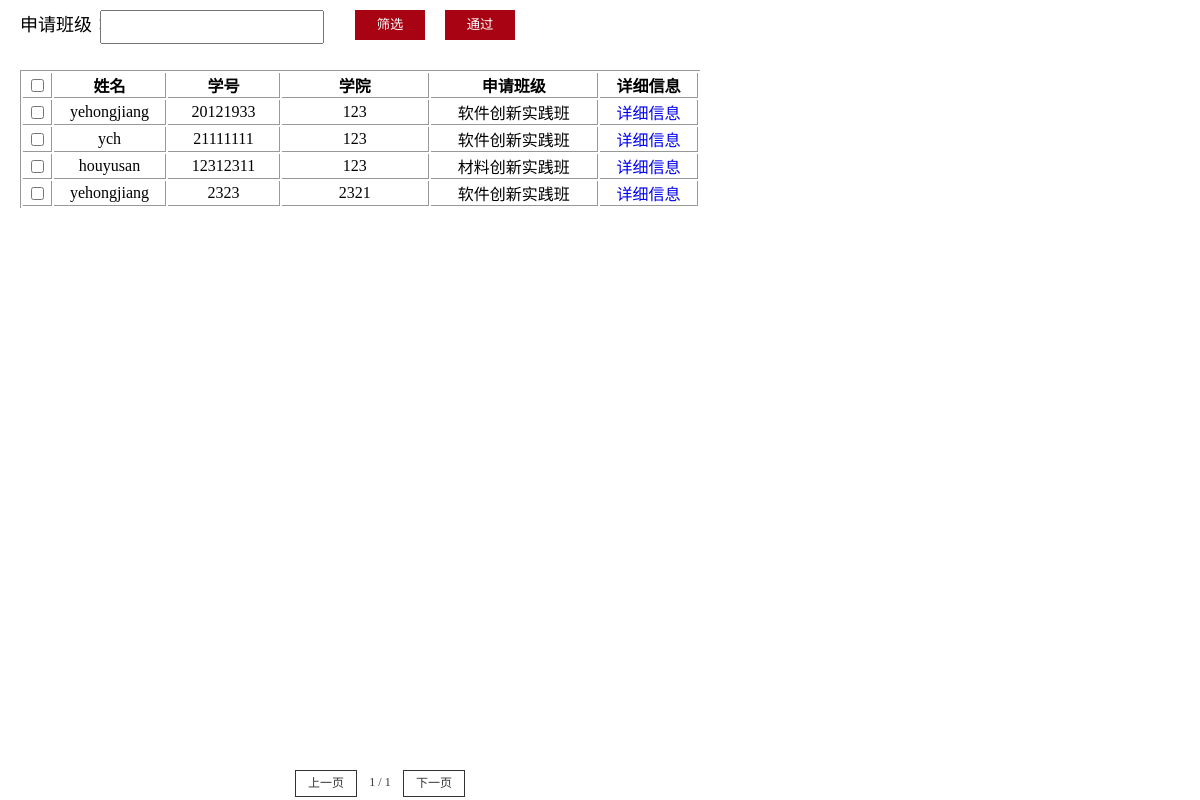
Screenshot of /SRTP/SRTP/manage/application.php (signed in) with the database file from the repository.
### tables this page shows
CREATE TABLE `join_list` (
  `jId` int(8) NOT NULL AUTO_INCREMENT,
  `name` varchar(32) NOT NULL,
  `gender` varchar(2) NOT NULL,
  `studentId` int(8) NOT NULL,
  `school` varchar(32) NOT NULL,
  `address` varchar(64) NOT NULL,
  `phone` int(11) NOT NULL,
  `email` varchar(32) NOT NULL,
  `qq` int(12) NOT NULL,
  `classes` varchar(32) NOT NULL,
  `reason` text NOT NULL,
  PRIMARY KEY (`jId`),
  UNIQUE KEY `uk_studentId` (`studentId`)
);

### SRTP/SRTP/manage/application.php (the view, shortened to what this page needs)
<?php
  if(!isset($_SESSION['managername'])){
    echo "<script>alert('请先登录');</script>";
    echo "<meta http-equiv='refresh' content='0;url=../functions/login.php'>";
  }
  else{
?>
<!DOCTYPE html PUBLIC "-//W3C//DTD XHTML 1.0 Transitional//EN" "http://www.w3.org/TR/xhtml1/DTD/xhtml1-transitional.dtd">
<html xmlns="http://www.w3.org/1999/xhtml">
<head>
<link rel="stylesheet" href="../css/manage.css">
</head>
<body>
<form action="" method="post" >
   <div id="add" class="input_box">
    <p style="width:90px;">申请班级：</p><input class="text_button" name="classes" type="text" />
    <input class="submit_button" type="submit" name="search" value="筛选"/>
    </div>
</form>
 <form method="post" action="application.php" >
  <input class="delete_button" type="submit" name="pass" value="通过"/>
  <table width="680px">
  <tr>
  <th style="width:20px;"><input type="checkbox" name="all" onclick="check_all(this,'checkbox[]')" /> </th>
  <th style="width:80px;">姓名</th>
  <th style="width:80px;">学号</th>
  <th style="width:105px;">学院</th>
  <th style="width:120px;">申请班级</th>
  <th style="width:70px;">详细信息</th>
  </tr>
<?php
  $page=$_GET['page'];
  $result = mysql_query("select studentId from user");
  $total = mysql_num_rows($result);
  $pageSize = 10;
  $totalPage = ceil($total/$pageSize);
  $startPage = $page*$pageSize;
  if (!isset($page))   $page=0;
  $query = mysql_query("select name, studentId, school, classes from join_list
   order by jId asc limit  $startPage,$pageSize");
  while ($row=mysql_fetch_array($query)) {
     echo "<tr>";
     echo "<td style='width:20px;'><input type='checkbox' name='checkbox[]' value='$row[1]'/></td>";
     echo "<td style='width:85px;'>$row[0]</td>";
     echo "<td style='width:185px;'>$row[1]</td>";
     echo "<td style='width:105px;'>$row[2]</td>";
     echo "<td style='width:110px;'>$row[3]</td>";
     echo "<td style='width:70px ;'><a id=\"\" href=\"javascript:window.open('applyDetails.php?studentId=$row[1]','newwindow','height=400,width=600,top=150,left=400,toolbar=no,menubar=no,scrollbars=no, resizable=no,location=no, status=no');\">详细信息</a></td>";
     echo "</tr>";
  }
?>
</table>
</form>
    <div id="pagecount" class = "pagecount">
      <div class="pre">上一页</div>
<?php
  $pageOut = $page+1;
  echo "<p> $pageOut / $totalPage </p>";
?>
<div class="next">下一页</div>
  </div>
</body>
</html>
<?php
  }
?>

### SRTP/SRTP/css/manage.css (style rules this page uses)
* { margin:0;padding:0; }
html,body { height:100%;text-align:center;font-family:"微软雅黑"; }
body,div,dl,dt,dd,ul,ol,li,h1,h2,h3,h4,h5,h6,pre,form,fieldset,input,textarea,p,blockquote,th,td { margin:0;padding:0; }
a:link,a:visited { text-decoration:none; }
.pagecount { width:170px; margin:0px auto; text-align:center; position:absolute; left: 295px; bottom:30px; color:#A70312; display: inline; }
.pagecount div { display:inline; border:solid #333 1px; width: 60px; height: 25px; text-align: center; line-height: 25px; text-decoration: none; color: #333; font-size: 12px; z-index: -99; }
.pre { position:absolute; left: 0px; top:0px; }
.next { position: absolute; right: 0px; top: 0px; }
.pagecount p { width: 50px; height: 25px; position: absolute; color: #333; left: 60px; text-align: center; display: inline; font-size: 12px; line-height: 25px; }
.input_box { width:520px; height:35px; position:absolute; top:10px; left:20px; }
.input_box p { display:inline; font-size:18px; text-align:left; width: 80px; position: absolute; left:0px; }
.input_box input { display:inline; }
.text_button { width:220px; height:30px; position:absolute; left:80px; }
.submit_button { width:70px; height:30px; position:absolute; left:335px; background-color:#A70312; color:#fff; text-align:center; line-height:30px; border:none; }
.delete_button { width:70px; height:30px; position:absolute; left:445px; background-color:#A70312; color:#fff; text-align:center; line-height:30px; border:none; display: inline; top:10px; }
th { border:solid #999; border-width:0px 1px 1px 0px;word-wrap:break-word; }
td { border:solid #999; border-width:0px 1px 1px 0px;word-wrap:break-word;overflow: hidden;text-overflow: ellipsis; white-space: nowrap; }
table { border:solid #999; border-width:1px 0px 0px 1px;position:absolute;top:70px;left:20px;table-layout: fixed; }

### rows the page displays
join_list: name "yehongjiang", studentId "20121933", school "123", classes "软件创新实践班"
join_list: name "ych", studentId "21111111", school "123", classes "软件创新实践班"
join_list: name "houyusan", studentId "12312311", school "123", classes "材料创新实践班"
join_list: name "yehongjiang", studentId "2323", school "2321", classes "软件创新实践班"

### other values shown
$pageOut "1"
$totalPage "1"
